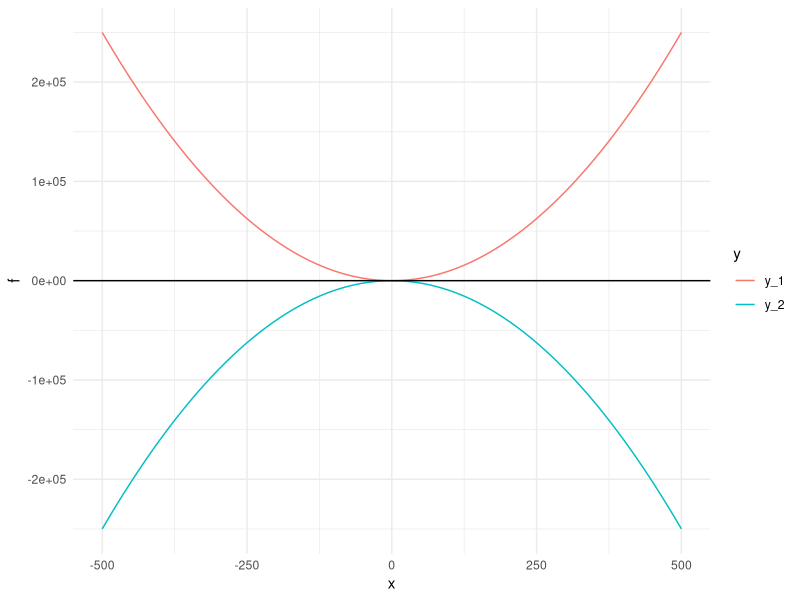
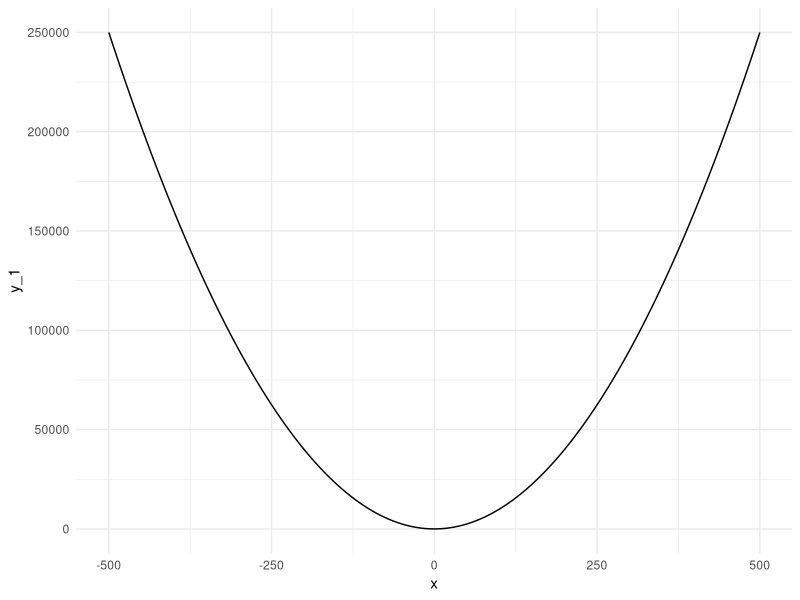
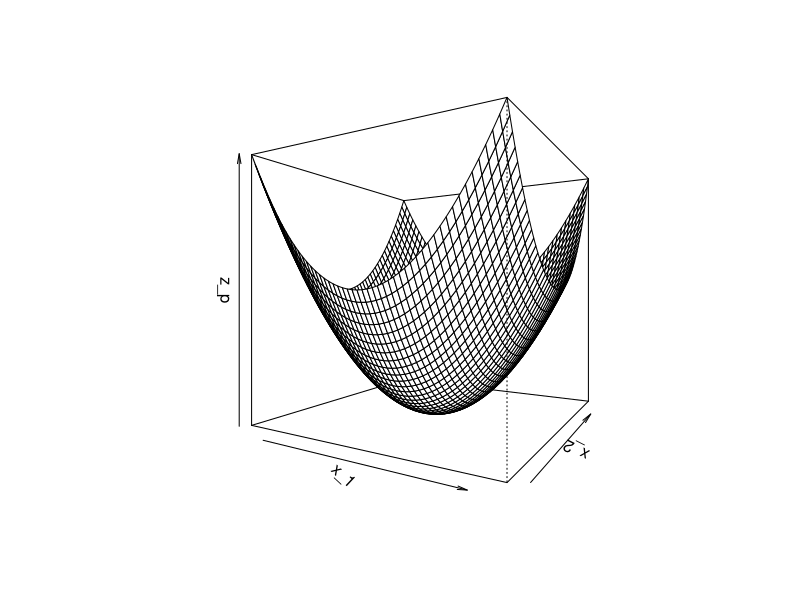
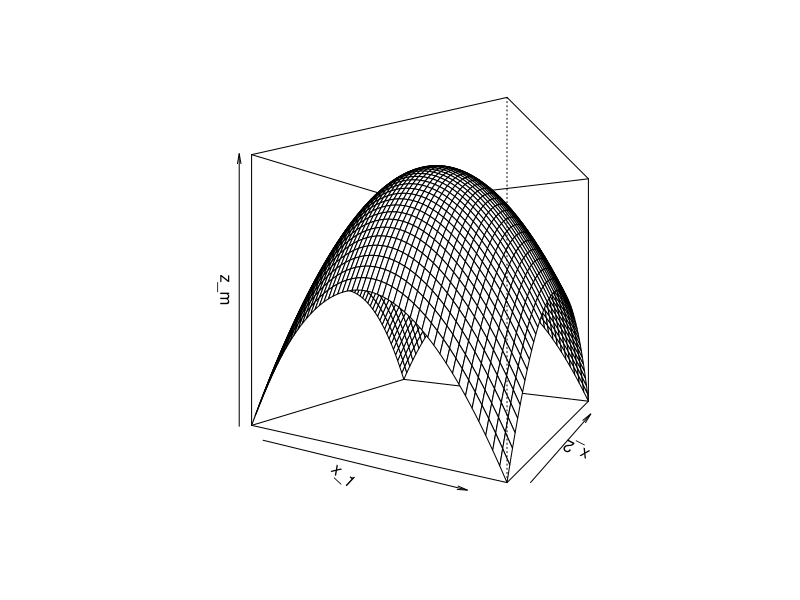
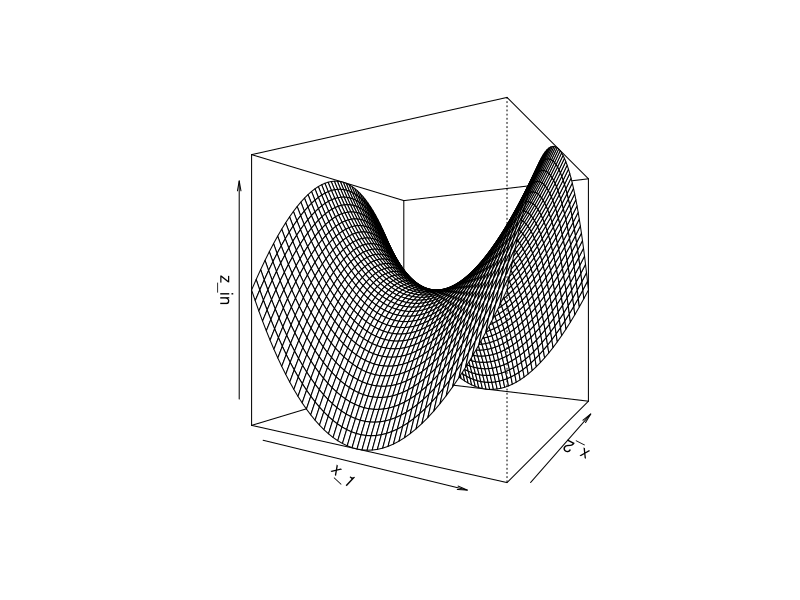
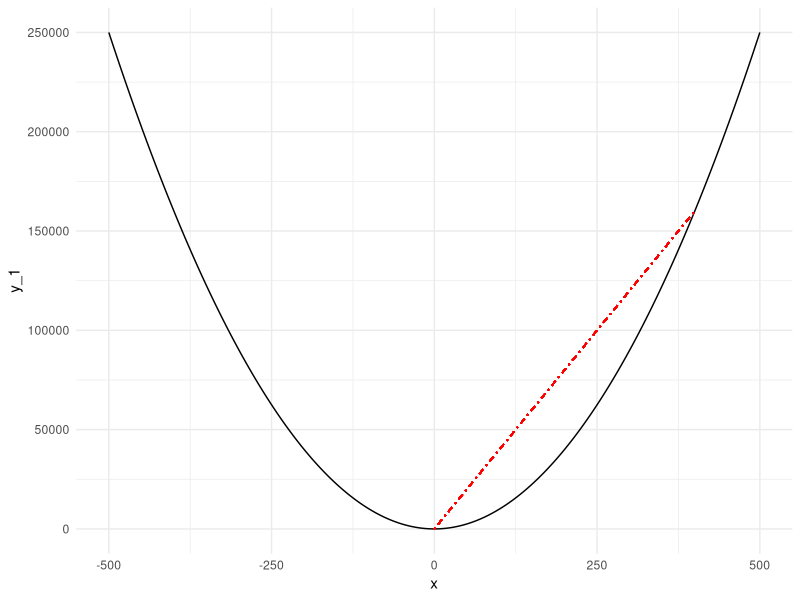
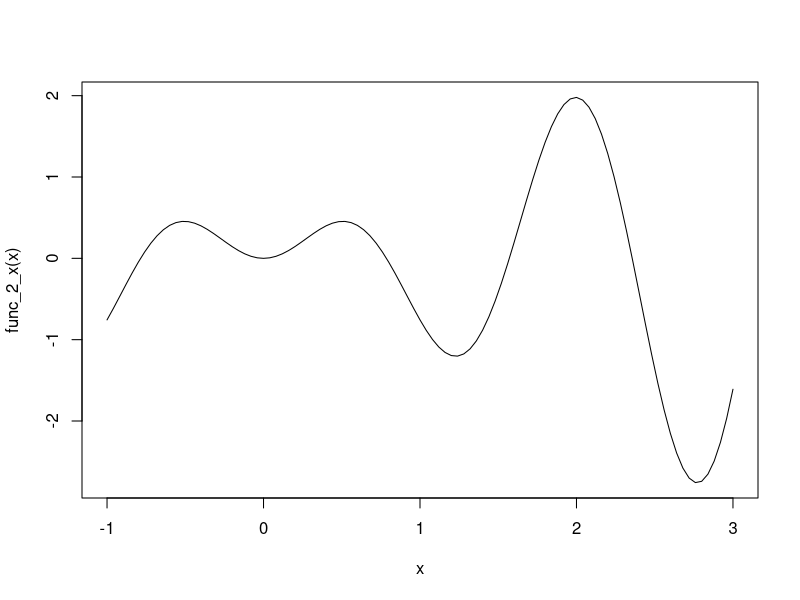
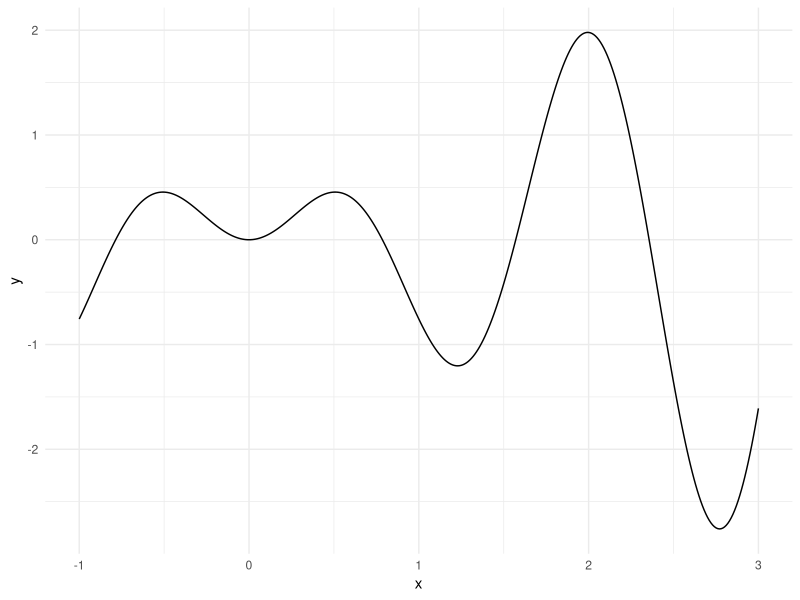

Write the R code that produced these figures, in order.
## ---- chunk 1

library(tidyverse)
library(rmarkdown)
library(knitr)
library(xml2)
library(quadprog) #for quadratic programming

knitr::opts_chunk$set(echo = T, 
                      warning = T, 
                      message = F, 
                      eval = T, 
                      include = T,
                      fig.height=3.5, 
                      fig.width=3.5,
                      fig.align = 'center'
                      )
## ---- chunk 2
x <- -500:500
y_1 <- x^2
y_2 <- -x^2
data_l <- cbind(x, y_1, y_2) %>% 
  dplyr::as_tibble() %>% #wide format
  tidyr::gather(., 
                y_1:y_2, 
                key = 'y', 
                value = 'f') #long format

ggplot(data_l, aes(x, f, color = y)) +
  geom_line() +
  geom_hline(yintercept = 0) +
  theme_minimal()

## ---- chunk 3

Dmat <- matrix(c(1,-1,-1,2),2,2)
dvec = c(2,6)
Amat = matrix(c(-1,-1,1,-2,-2,-1),2,3)
bvec = c(-2,-2,-3)

quadprog::solve.QP(Dmat, dvec, Amat, bvec)

## ---- chunk 4

D_mat <- matrix(c(1.68,0.34,0.34,3.09),2,2)
d_vec <- c(0, 0)
A_mat <- matrix(c(1,1,0.018,0.025), nrow = 2, byrow = F)
b_vec <- c(1,0.018)
m_eq <- 1

quadprog::solve.QP(D_mat, d_vec, A_mat, b_vec, m_eq)

## ---- chunk 5

(plot_x_square <- ggplot(data = dplyr::as_tibble(cbind(x, y_1)),
       mapping = aes(x, y_1)) +
  geom_line() +
  theme_minimal())

## ---- chunk 6

x_1 <- x_2 <- seq(-5, 5, 0.20)

z_p <- outer(x_1, x_2, 
            FUN = function(x_1,x_2){x_1^2+x_2^2}
            ) 
z_m <- outer(x_1, x_2,
            FUN = function(x_1,x_2){-x_1^2-x_2^2}
            ) 
z_in <- outer(x_1, x_2,
             FUN = function(x_1,x_2){x_1^2-x_2^2}
              ) 

persp(x_1, x_2, z_p, theta = 30, phi = 0) #positive definite

persp(x_1, x_2, z_m, theta = 30, phi = 0) #negative definite

persp(x_1, x_2, z_in, theta = 30, phi = 0) #indefinite

## ---- chunk 7

plot_x_square + 
  geom_segment(aes(x = 0, 
                   y = 0, 
                   xend = 400, 
                   yend = 400^2
                   ), 
               linetype = "dotdash", 
               color = "red"
               )

## ---- chunk 8
# Another function for optimization
func_2_x <- function(x) {x*sin(4*x)}

curve(func_2_x, -1, 3) #note base R graphics function curve()

# Via ggplot()
x <- seq(-1, 3, 0.01)
y <- func_2_x(x)
data_plot_gg <- cbind(x, y) %>% tibble::as_tibble()

ggplot(data_plot_gg, aes(x, y)) +
  geom_line() +
  theme_minimal()

# Using optimize()
(optim_min_mult <- optimize(f = func_2_x, 
                            interval = c(0, 3)
                            ) #default = minimum
) 

## ---- chunk 9

optimize(func_2_x, c(1.5, 3))

## ---- chunk 10

optimize(func_2_x, c(1.5, 3), maximum = TRUE)

## ---- chunk 11

func_3_x <- function(x) {abs(x-1)+2*abs(x-2)}

plot(func_3_x, -1, 4) #note generic function plotting in base R

# Via ggplot
x_3 <- seq(-1, 4, 0.01)
y_3 <- func_3_x(x_3)

ggplot(tibble::as_tibble(cbind(x_3,y_3)),
       aes(x_3, y_3)
       ) + 
  geom_line() +
  theme_minimal()

(optim_x_3 <- optimize(func_3_x, c(0,3)))

## ---- chunk 12

func_optim <- function(x)
{
  2*(x[1]-1)^2 + 5*(x[2]-3)^2 + 10
}

optim_min <- optim(c(1,1), func_optim) #x=(x_1,x_2)=c(1,1)
print(optim_min)
## ---- chunk 13

func_optim_2 <- function(x1, x2) 
{
  return(1/x1 + 1/x2 + 
    (1-x2)/(x2*(1-x1)) + 
    1/((1-x1)*(1-x2))
    )
}

x_1 <- x_2 <- seq(0.1, 0.9, 0.02)
z <- outer(x_1, x_2, FUN = "func_optim_2")

# Different perspectives
persp(x_1, x_2, z, theta = 45, phi = 0) 
persp(x_1, x_2, z, theta = 0, phi = 45)
persp(x_1, x_2, z, theta = -45, phi = 0)

## ---- chunk 14

func_opt_2 <- function(x)
{
  x1 <- x[1]
  x2 <- x[2]
  return((1/x1 + 1/x2 + 
            (1-x2)/(x2*(1-x1)) + 
            1/((1-x1)*(1-x2)))
         )
}

optim(c(0.5, 0.5), func_opt_2)

## ---- chunk 15

x_vec <- rnorm(1000, 5, 2) #1000 normals with mean 5 and sigma 2

neg_log_likeli <- function(theta)
{
  n <- length(x_vec)
  NLL <- sum((x_vec - theta[1])^2)/(2*theta[2]) + 
    (n/2)*log(theta[2])
  
  return(NLL)
}

optim(theta <- c(0,1), #(0,1) starting
      neg_log_likeli, 
      hessian=TRUE #print the Hessian matrix
      ) 

optim(theta <- c(0.5,1.2), #different starting point
      neg_log_likeli, 
      hessian=TRUE
      ) 

mean(x_vec)


sd(x_vec)
